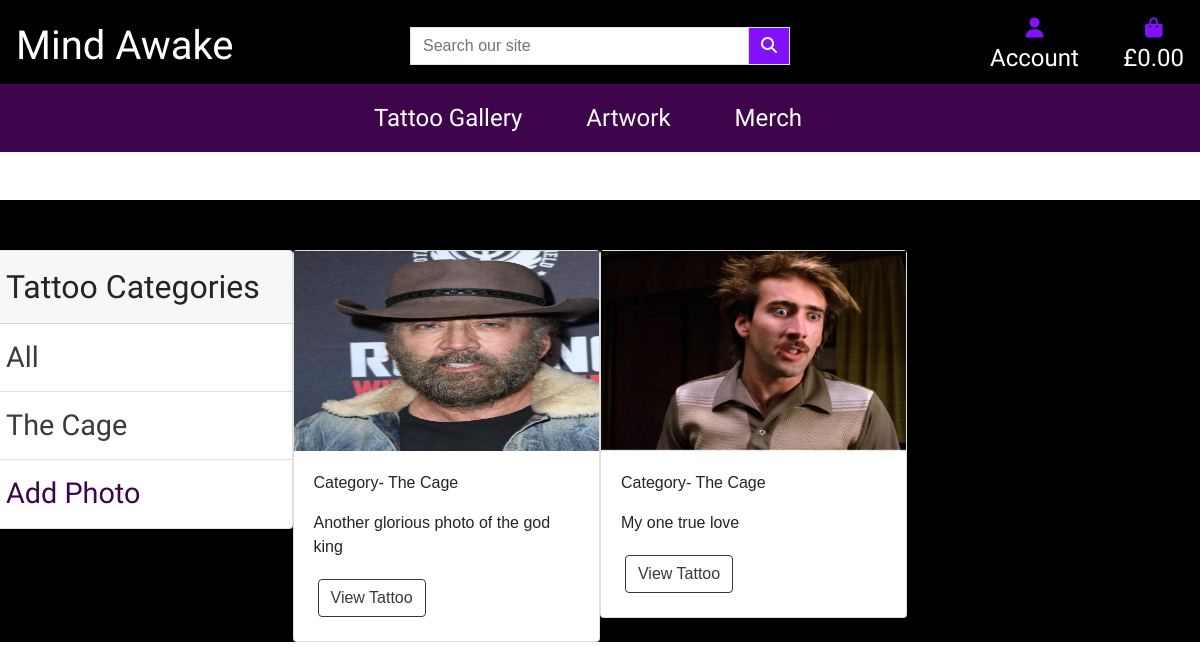
/gallery/, run on an earlier commit of the app's database.
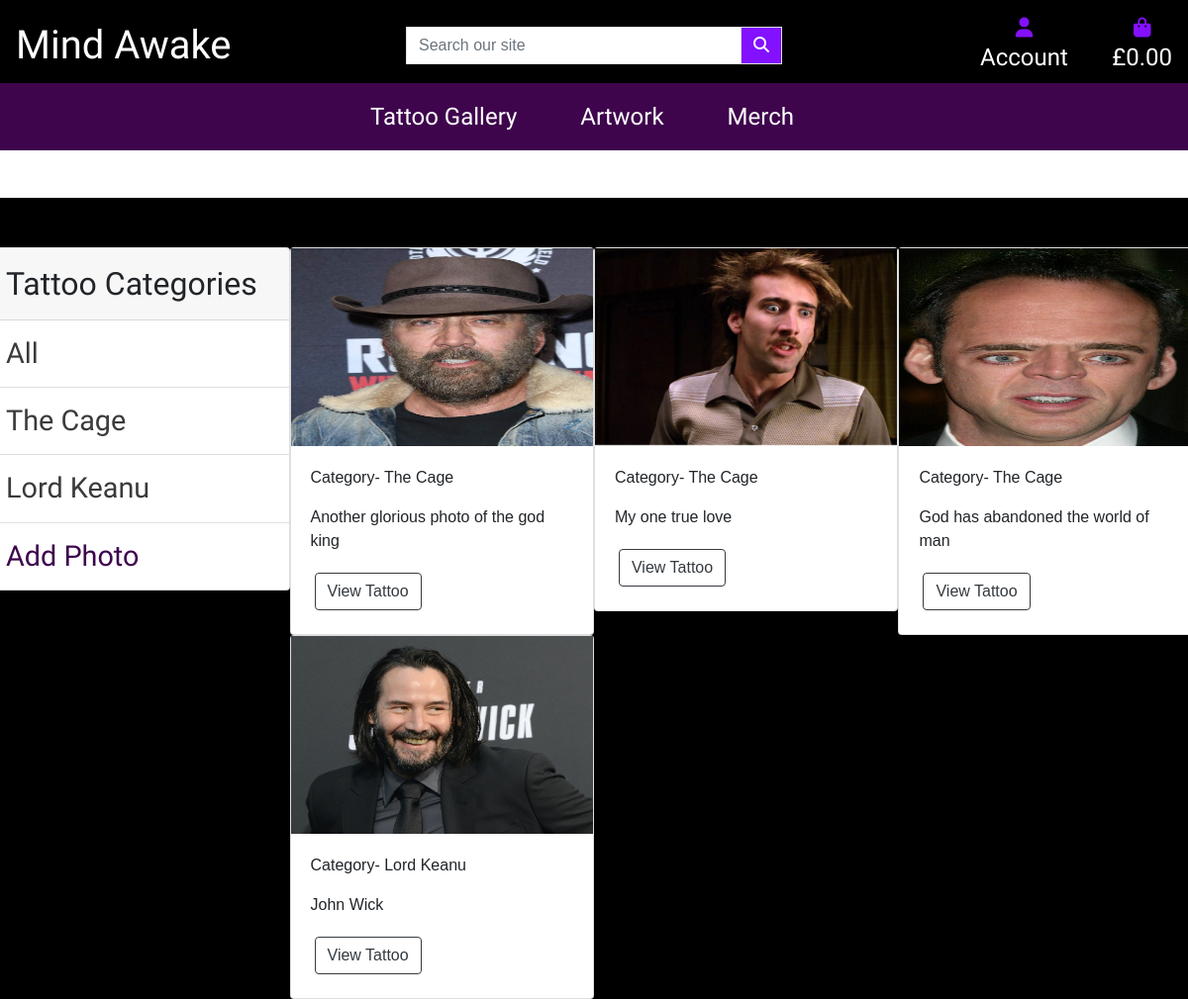
And on a later commit of the database.
### gallery/models.py (models this page shows, shortened)
class Category(models.Model):
    name = models.CharField(max_length=100, null=False, blank=False)
    def __str__(self):
        return self.name

class Tattoo(models.Model):
    category = models.ForeignKey(
        Category, on_delete=models.SET_NULL, null=True, blank=True)
    image = models.ImageField(null=False, blank=False)
    description = models.TextField()

### gallery/views.py (the view)
# urls.py: path('', views.gallery, name='gallery'),
def gallery(request):
    category = request.GET.get('category')
    if category is None:
        tattoos = Tattoo.objects.all()
    else:
        tattoos = Tattoo.objects.filter(category__name__contains=category)
    categories = Category.objects.all()
    context = {'categories': categories, 'tattoos': tattoos}
    return render(request, 'gallery/gallery.html', context)

### gallery/templates/gallery/gallery.html (shortened to what this page needs)
{% extends "base.html" %}
{% load static %}
{% block content %}
<div class="header-container no-margins no-padding header-pushdown black-bg">
  <div class="row no-margins no-padding">
    <div class="col-md-3 no-padding">
      <div class="card category-nav">
        <div class="card-header category-nav-header">
          Tattoo Categories
        </div>
        <ul class="list-group list-group-flush">
          <li class="list-group-item">
            <a class="category-nav-text" href="{% url 'gallery' %}">All</a>
          </li>
          {% for category in categories %}
          <li class="list-group-item">
            <a class="category-nav-text" href="{% url 'gallery' %}?category={{category.name}}">
              {{category.name}}</a>
          </li>
          {% endfor %}
          <li class="list-group-item"><a class="add-photo-nav-text" href="{% url 'addTattoo' %}">Add Photo</a></li>
        </ul>
      </div>
    </div>
    <div class="col-md-9">
      <div class="row">
        {% for tattoo in tattoos %}
        <div class="col-md-4 no-padding">
          <div class="card">
            <img class="image-thumbnail" src="{{tattoo.image.url}}" alt="Card image cap">
            <div class="card-body">
              <p>Category- {{tattoo.category}}</p>
              <p> {{tattoo.description}}</p>
              <a class="btn btn-outline-dark m-1" href="{% url 'tattoo' tattoo.id %}">View Tattoo</a>
            </div>
          </div>
        </div>
        {% empty %}
        <h3>No Photos</h3>
        {% endfor %}
      </div>
    </div>
  </div>
</div>
{% endblock %}

What changed in the data, as far as the page shows it:
added Category: name "Lord Keanu"
added Tattoo: image (picture), category "The Cage", description "God has abandoned the world of man"
added Tattoo: image (picture), category "Lord Keanu", description "John Wick"
